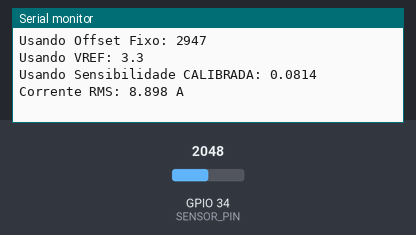
Simulated run of this sketch. Board: ESP32. Shown: the last lines printed to the serial monitor. The inputs (shaded band) are chosen by the test bench; at power-on: GPIO 34 (SENSOR_PIN) = 2048.

Above: at 3.2 s.
3.3 s: GPIO 34 (SENSOR_PIN) set to 1178
At 4.6 s:
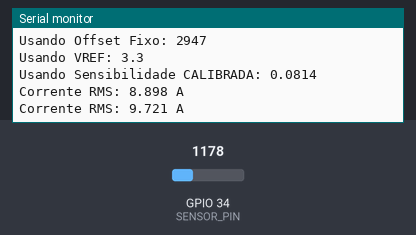
4.8 s: GPIO 34 (SENSOR_PIN) set to 1094
At 6.5 s:
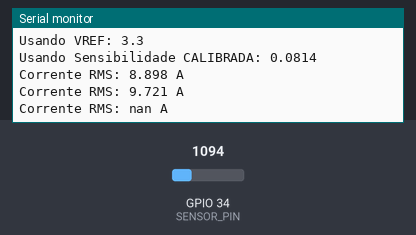

The sketch:

energia.ino
```cpp
// CÓDIGO FINAL CORRIGIDO (VREF 3.3V E SENSITIVITY CALIBRADA)

// Define o pino onde o sensor ACS712 está conectado
const int SENSOR_PIN = 34;

// ### CORREÇÃO PRINCIPAL AQUI ###
// Tensão de referência REAL do ADC do ESP32.
const float VREF = 3.3;

// Resolução do ADC do ESP32 (12 bits = 4096)
const int ADC_RESOLUTION = 4096;

// --- Parâmetros para Calibração ---
// Offset estável que você encontrou.
int ACS_OFFSET = 2947;

// ### MUDANÇA PRINCIPAL AQUI ###
// Sensibilidade REAL, calculada a partir do seu teste e com VREF correto.
float SENSITIVITY = 0.0814;

void setup() {
  Serial.begin(115200);
  Serial.println("Iniciando medição - MODELO 30A - CALIBRAÇÃO FINAL");
  Serial.print("Usando Offset Fixo: ");
  Serial.println(ACS_OFFSET);
  Serial.print("Usando VREF: ");
  Serial.println(VREF, 1);
  Serial.print("Usando Sensibilidade CALIBRADA: ");
  Serial.println(SENSITIVITY, 4);
  delay(2000);
}

void loop() {
  float current_rms = getImprovedRMSCurrent();

  // Zona Morta (Dead Zone)
  if (current_rms < 0.15) {
    current_rms = 0.0;
  }

  Serial.print("Corrente RMS: ");
  Serial.print(current_rms, 3);
  Serial.println(" A");

  delay(1000);
}

float getImprovedRMSCurrent() {
  long sum_of_squares = 0;
  int sensorValue;
  int num_samples = 0;

  unsigned long startMillis = millis();
  while (millis() - startMillis < 500) {
    sensorValue = analogRead(SENSOR_PIN);
    long value_minus_offset = sensorValue - ACS_OFFSET;
    sum_of_squares += (value_minus_offset * value_minus_offset);
    num_samples++;
    delayMicroseconds(100);
  }

  float mean_square = (float)sum_of_squares / num_samples;
  float rms_adc = sqrt(mean_square);
  float rms_voltage = rms_adc * (VREF / ADC_RESOLUTION); // Agora usa VREF=3.3
  float current_rms = rms_voltage / SENSITIVITY;

  return current_rms;
}
```

Measured:
- the behaviour switches between 1145 and 1144 on GPIO 34 (SENSOR_PIN) (found by bisection; images 1 and 2)
- after the input at 3.3 s, the serial monitor: prints a new line after 0.71 s (image 1)
- after the input at 4.8 s, the serial monitor: prints a new line after 0.71 s (image 2)
